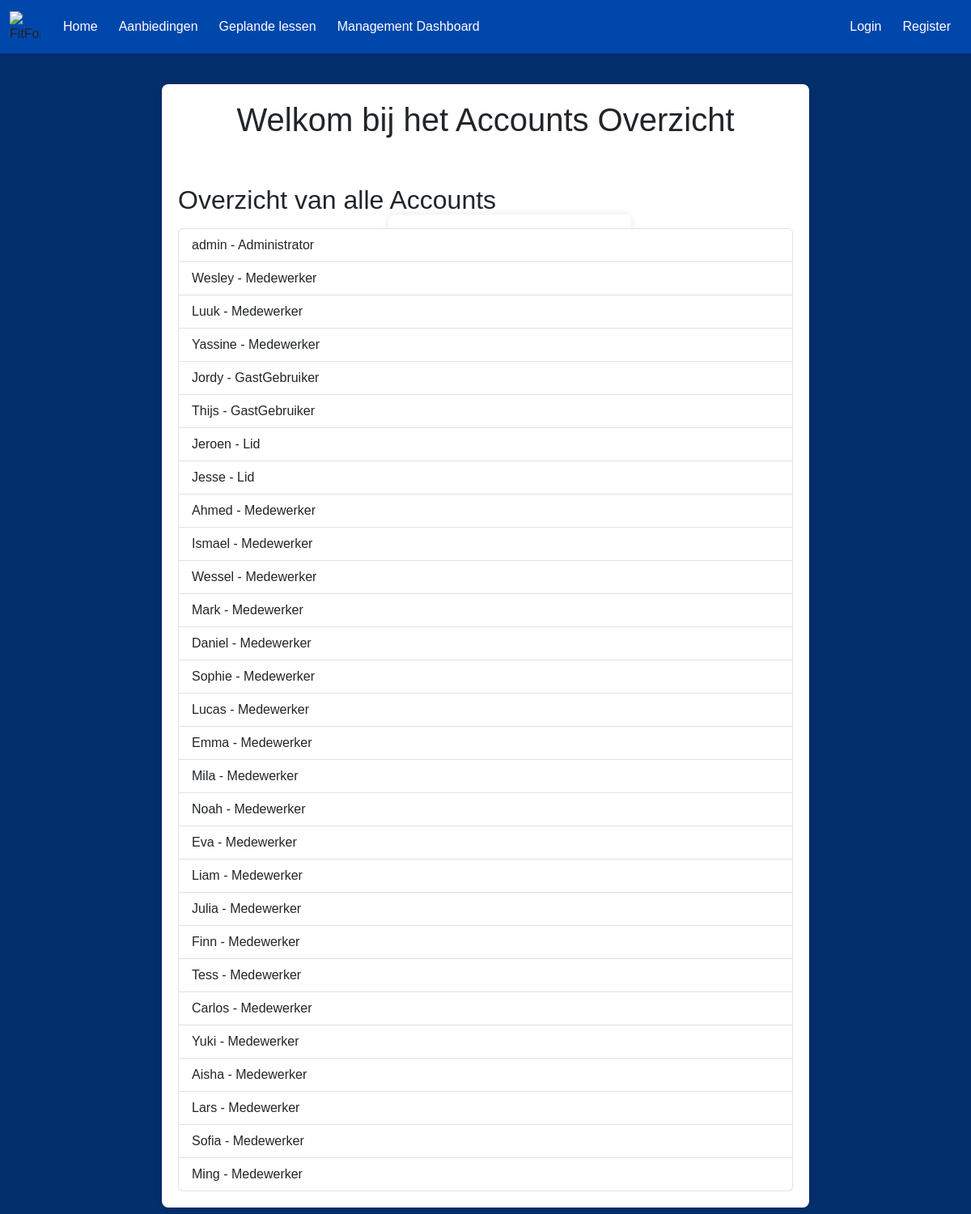
/AccountsOverzicht/Home.php, run on the app's committed database.
### tables this page shows
CREATE TABLE users (
    id INT AUTO_INCREMENT PRIMARY KEY,
    username VARCHAR(50) NOT NULL,
    password VARCHAR(255) NOT NULL,
    role ENUM('Administrator','Medewerker','Lid', 'GastGebruiker') NOT NULL
);

### AccountsOverzicht/Home.php (the view, shortened to what this page needs)
<?php
require 'login.php';
?>
<!DOCTYPE html>
<html lang="nl">
<head>
    <link href="https://cdn.jsdelivr.net/npm/bootstrap@5.3.0/dist/css/bootstrap.min.css" rel="stylesheet">
    <link rel="stylesheet" href="style.css">
</head>
<body>
    <div class="container mt-4">
        <h1>Welkom bij het Accounts Overzicht</h1>
        <div id="accounts-list">
            <?php
            $result = $mysqli->query("SELECT username, role FROM users");
            if ($result->num_rows > 0) {
                echo str_repeat("<br>", 2);
                echo "<h2 class='mb-3'>Overzicht van alle Accounts</h2><ul class='list-group'>";
                while ($row = $result->fetch_assoc()) {
                    echo "<li class='list-group-item d-flex justify-content-between align-items-center'>";
                    echo "<span>" . htmlspecialchars($row['username']) . " - " . htmlspecialchars($row['role']) . "</span>";
                    echo "</li>";
                }
                echo "</ul>";
            } else {
                echo "";
            }
            ?>
        </div>
    </div>
</body>
</html>

### AccountsOverzicht/style.css (style rules this page uses)
body { font-family: Arial, sans-serif; background-color: #060690; background-size: cover; background-position: center; background-color: #032f6d; padding-top: 80px; }
.container { max-width: 800px; margin: 20px auto; padding: 20px; background-color: white; border-radius: 8px; box-shadow: 0 0 10px rgba(0, 0, 0, 0.1); }
h1 { text-align: center; }

### data on the page
users: username "admin", role "Administrator"
users: username "Wesley", role "Medewerker"
users: username "Luuk", role "Medewerker"
users: username "Yassine", role "Medewerker"
users: username "Jordy", role "GastGebruiker"
users: username "Thijs", role "GastGebruiker"
users: username "Jeroen", role "Lid"
users: username "Jesse", role "Lid"
users: username "Ahmed", role "Medewerker"
users: username "Ismael", role "Medewerker"
users: username "Wessel", role "Medewerker"
users: username "Mark", role "Medewerker"
users: username "Daniel", role "Medewerker"
users: username "Sophie", role "Medewerker"
users: username "Lucas", role "Medewerker"
users: username "Emma", role "Medewerker"
users: username "Mila", role "Medewerker"
users: username "Noah", role "Medewerker"
users: username "Eva", role "Medewerker"
users: username "Liam", role "Medewerker"
users: username "Julia", role "Medewerker"
users: username "Finn", role "Medewerker"
users: username "Tess", role "Medewerker"
users: username "Carlos", role "Medewerker"
users: username "Yuki", role "Medewerker"
users: username "Aisha", role "Medewerker"
users: username "Lars", role "Medewerker"
users: username "Sofia", role "Medewerker"
users: username "Ming", role "Medewerker"
